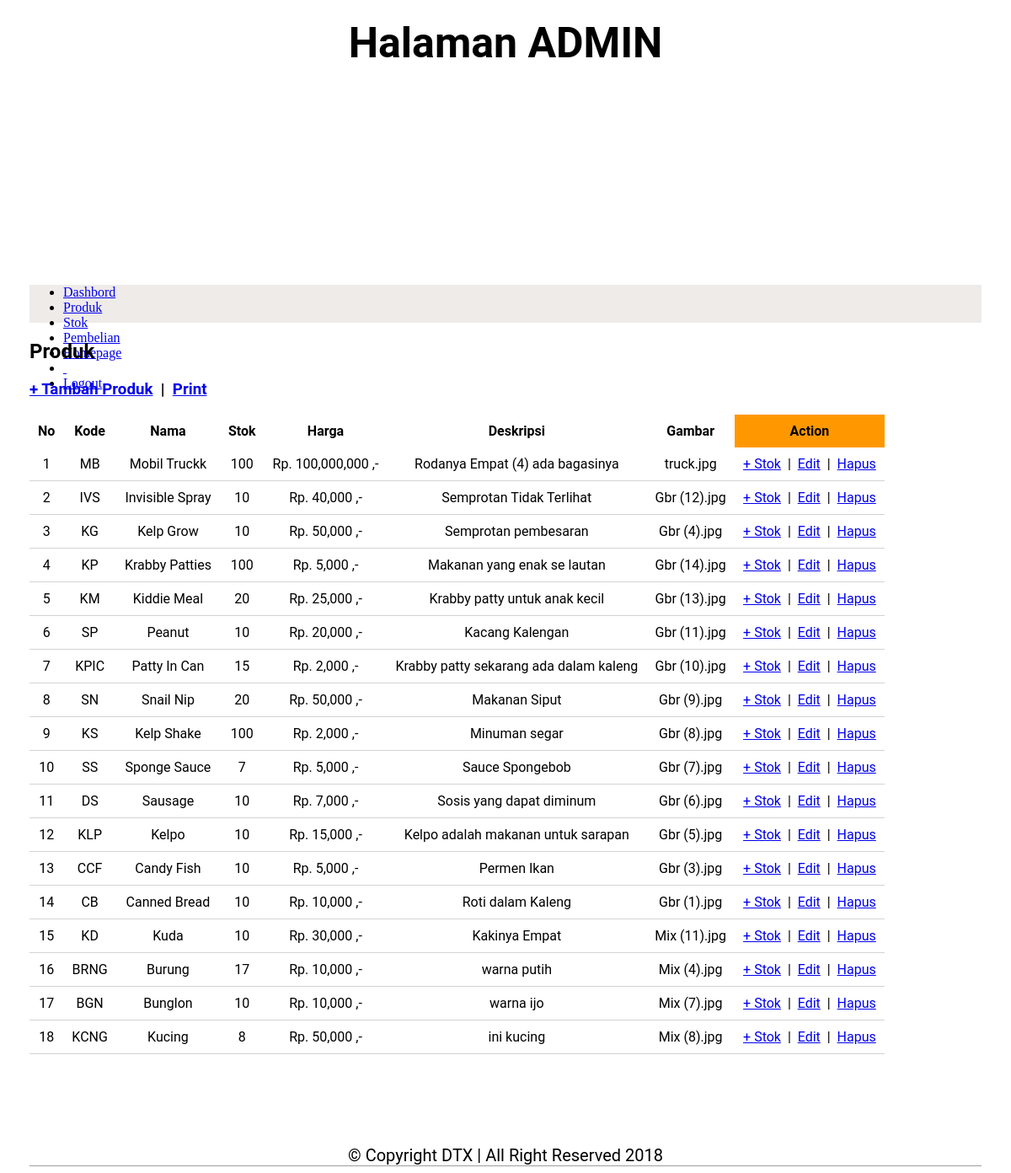
/admin?page=produk (signed in), run on the app's committed database.
### tables this page shows
CREATE TABLE IF NOT EXISTS `tbl_produk` (
  `id_produk` int(11) NOT NULL,
  `kode_produk` varchar(50) NOT NULL,
  `nama_produk` varchar(50) NOT NULL,
  `stok` int(5) NOT NULL,
  `deskripsi` text NOT NULL,
  `harga` int(11) NOT NULL,
  `img` text NOT NULL
);

### config/class.php (called while the page is built, shortened)
<?php
class database
{
	private $dbhost = "localhost";
	private $dbuser = "root";
	private $dbpass = "";
	private $dbnama = "ecommerce";
	public $aksi;
	function koneksi()
	{
		$this->aksi = new mysqli($this->dbhost, $this->dbuser, $this->dbpass, $this->dbnama);
	}
	function tampil($sql)
	{
		$hasil = $this->aksi->query($sql) or die($this->aksi->error);
		if ($hasil) {
			return $hasil;
		}
	}
}
?>

### admin/produk.php (the view, shortened to what this page needs)
<div style="font-family: roboto; margin-bottom: 50px;">
<h1>Produk</h1>
<h3><a href="?page=tambah_produk">+ Tambah Produk</a>&nbsp; | &nbsp;<a href="print.php?ket=produk" target="_blank">Print</a></h3>
	<table cellpadding="10" cellspacing="0">
		<thead align="center">
			<th>No</th>
			<th>Kode</th>
			<th>Nama</th>
			<th>Stok</th>
			<th>Harga</th>
			<th>Deskripsi</th>
			<th>Gambar</th>
			<th style="background-color: #ff9800;">Action</th>
		</thead>
		<?php
			$no=1;
			$sql = "SELECT * FROM tbl_produk ORDER BY id_produk DESC";
			$baca = $db->tampil($sql);
			while ($data = $baca->fetch_array()) {
		?>
		<tr align="center">
			<td><?php echo $no++; ?></td>
			<td><?php echo $data['kode_produk']; ?></td>
			<td><?php echo $data['nama_produk']; ?></td>
			<td><?php echo $data['stok']; ?></td>
			<td><?php echo "Rp. ".number_format($data['harga'])." ,-"; ?></td>
			<td><?php echo $data['deskripsi']; ?></td>
			<td><?php echo $data['img']; ?></td>
			<td>
				<a href="?page=produk&aksi=tambah_stok&id_produk=<?php echo $data['id_produk']; ?>">+ Stok</a>
				&nbsp;|&nbsp;
				<a href="?page=edit_produk&id_produk=<?php echo $data['id_produk']; ?>">Edit</a>
				&nbsp;|&nbsp;
				<a onclick="return konfirmasi()" href="?aksi=hapus&id_produk=<?php echo $data['id_produk']; ?>">Hapus</a>
			</td>
		</tr>
		<?php } ?>
	</table>
</div>

### css/style.css (style rules this page uses)
.container-inv th, td { border-bottom: 1px solid lightgrey; }

### data on the page
tbl_produk: kode_produk "MB", nama_produk "Mobil Truckk", stok "100", harga "100,000,000", deskripsi "Rodanya Empat (4) ada bagasinya", img "truck.jpg"
tbl_produk: kode_produk "IVS", nama_produk "Invisible Spray", stok "10", harga "40,000", deskripsi "Semprotan Tidak Terlihat", img "Gbr (12).jpg"
tbl_produk: kode_produk "KG", nama_produk "Kelp Grow", stok "10", harga "50,000", deskripsi "Semprotan pembesaran", img "Gbr (4).jpg"
tbl_produk: kode_produk "KP", nama_produk "Krabby Patties", stok "100", harga "5,000", deskripsi "Makanan yang enak se lautan", img "Gbr (14).jpg"
tbl_produk: kode_produk "KM", nama_produk "Kiddie Meal", stok "20", harga "25,000", deskripsi "Krabby patty untuk anak kecil", img "Gbr (13).jpg"
tbl_produk: kode_produk "SP", nama_produk "Peanut", stok "10", harga "20,000", deskripsi "Kacang Kalengan", img "Gbr (11).jpg"
tbl_produk: kode_produk "KPIC", nama_produk "Patty In Can", stok "15", harga "2,000", deskripsi "Krabby patty sekarang ada dalam kaleng", img "Gbr (10).jpg"
tbl_produk: kode_produk "SN", nama_produk "Snail Nip", stok "20", harga "50,000", deskripsi "Makanan Siput", img "Gbr (9).jpg"
tbl_produk: kode_produk "KS", nama_produk "Kelp Shake", stok "100", harga "2,000", deskripsi "Minuman segar", img "Gbr (8).jpg"
tbl_produk: kode_produk "SS", nama_produk "Sponge Sauce", stok "7", harga "5,000", deskripsi "Sauce Spongebob", img "Gbr (7).jpg"
tbl_produk: kode_produk "DS", nama_produk "Sausage", stok "10", harga "7,000", deskripsi "Sosis yang dapat diminum", img "Gbr (6).jpg"
tbl_produk: kode_produk "KLP", nama_produk "Kelpo", stok "10", harga "15,000", deskripsi "Kelpo adalah makanan untuk sarapan", img "Gbr (5).jpg"
tbl_produk: kode_produk "CCF", nama_produk "Candy Fish", stok "10", harga "5,000", deskripsi "Permen Ikan", img "Gbr (3).jpg"
tbl_produk: kode_produk "CB", nama_produk "Canned Bread", stok "10", harga "10,000", deskripsi "Roti dalam Kaleng", img "Gbr (1).jpg"
tbl_produk: kode_produk "KD", nama_produk "Kuda", stok "10", harga "30,000", deskripsi "Kakinya Empat", img "Mix (11).jpg"
tbl_produk: kode_produk "BRNG", nama_produk "Burung", stok "17", harga "10,000", deskripsi "warna putih", img "Mix (4).jpg"
tbl_produk: kode_produk "BGN", nama_produk "Bunglon", stok "10", harga "10,000", deskripsi "warna ijo", img "Mix (7).jpg"
tbl_produk: kode_produk "KCNG", nama_produk "Kucing", stok "8", harga "50,000", deskripsi "ini kucing", img "Mix (8).jpg"
